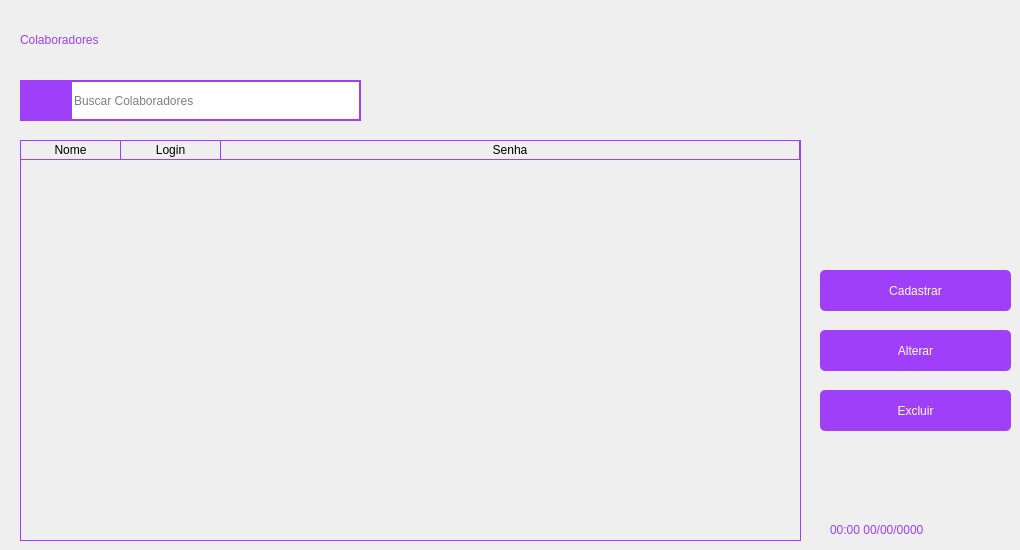
      <widget class="QWidget" name="pg_colaboradores">
       <widget class="QTableWidget" name="tabela_colaboradores">
        <property name="geometry">
         <rect>
          <x>20</x>
          <y>140</y>
          <width>781</width>
          <height>401</height>
         </rect>
        </property>
        <property name="styleSheet">
         <string notr="true">QTableWidget {
	gridline-color: #9f3ffa;;
	background-color: transparent;
	outline: 0;
	border: 1px solid #9f3ffa;
	border-top: 0px
	
}

QTableWidget::item:selected{
	background-color:#9f3ffa;;
}

QTableWidget::horizontalHeader {	
	background-color: #9f3ffa;
}

QHeaderView::section:horizontal
{
    border: 1px solid #9f3ffa;
	background-color: transparent;
	border-left: 0px;
	color: black;

}
</string>
        </property>
        <property name="frameShape">
         <enum>QFrame::Panel</enum>
        </property>
        <property name="frameShadow">
         <enum>QFrame::Sunken</enum>
        </property>
        <property name="editTriggers">
         <set>QAbstractItemView::SelectedClicked</set>
        </property>
        <property name="tabKeyNavigation">
         <bool>true</bool>
        </property>
        <property name="showDropIndicator" stdset="0">
         <bool>false</bool>
        </property>
        <property name="alternatingRowColors">
         <bool>false</bool>
        </property>
        <property name="selectionMode">
         <enum>QAbstractItemView::ExtendedSelection</enum>
        </property>
        <property name="gridStyle">
         <enum>Qt::SolidLine</enum>
        </property>
        <property name="sortingEnabled">
         <bool>true</bool>
        </property>
        <attribute name="horizontalHeaderCascadingSectionResizes">
         <bool>false</bool>
        </attribute>
        <attribute name="horizontalHeaderStretchLastSection">
         <bool>true</bool>
        </attribute>
        <attribute name="verticalHeaderVisible">
         <bool>false</bool>
        </attribute>
        <attribute name="verticalHeaderShowSortIndicator" stdset="0">
         <bool>false</bool>
        </attribute>
        <attribute name="verticalHeaderStretchLastSection">
         <bool>false</bool>
        </attribute>
        <column>
         <property name="text">
          <string>Nome</string>
         </property>
        </column>
        <column>
         <property name="text">
          <string>Login</string>
         </property>
        </column>
        <column>
         <property name="text">
          <string>Senha</string>
         </property>
        </column>
       </widget>
       <widget class="QLabel" name="lbl_titulo_colaboradores">
        <property name="geometry">
         <rect>
          <x>20</x>
          <y>20</y>
          <width>551</width>
          <height>41</height>
         </rect>
        </property>
        <property name="styleSheet">
         <string notr="true">font: 16pt &quot;Impact&quot;;
color: #9f3ffa;
</string>
        </property>
        <property name="text">
         <string>Colaboradores</string>
        </property>
        <property name="textFormat">
         <enum>Qt::AutoText</enum>
        </property>
        <property name="wordWrap">
         <bool>false</bool>
        </property>
        <property name="textInteractionFlags">
         <set>Qt::TextBrowserInteraction</set>
        </property>
       </widget>
       <widget class="QPushButton" name="btn_pesquisar_colaboradores">
        <property name="geometry">
         <rect>
          <x>20</x>
          <y>80</y>
          <width>51</width>
          <height>41</height>
         </rect>
        </property>
        <property name="styleSheet">
         <string notr="true">QPushButton {
border: 2px;
background-color: rgb(159, 63, 250);
color: white;

font: 10pt &quot;Montserrat&quot;;
outline: 0;
}

QPushButton:hover {
	background-color: rgb(197, 62, 255);
}
</string>
        </property>
        <property name="text">
         <string/>
        </property>
        <property name="icon">
         <iconset resource="../QRC/file_principal_rc.qrc">
          <normaloff>:/icones/lupa.png</normaloff>:/icones/lupa.png</iconset>
        </property>
        <property name="iconSize">
         <size>
          <width>25</width>
          <height>25</height>
         </size>
        </property>
       </widget>
       <widget class="QLineEdit" name="line_search_bar_colaboradores">
        <property name="geometry">
         <rect>
          <x>70</x>
          <y>80</y>
          <width>291</width>
          <height>41</height>
         </rect>
        </property>
        <property name="styleSheet">
         <string notr="true">border: 2px solid #9f3ffa;
font: 10pt &quot;Montserrat&quot;;</string>
        </property>
        <property name="cursorPosition">
         <number>0</number>
        </property>
        <property name="placeholderText">
         <string>Buscar Colaboradores</string>
        </property>
        <property name="clearButtonEnabled">
         <bool>true</bool>
        </property>
       </widget>
       <widget class="QPushButton" name="btn_exluir_colaboradores">
        <property name="geometry">
         <rect>
          <x>820</x>
          <y>390</y>
          <width>191</width>
          <height>41</height>
         </rect>
        </property>
        <property name="styleSheet">
         <string notr="true">QPushButton {
border: 2px;
background-color: rgb(159, 63, 250);
color: white;
border-radius: 5px;
font: 10pt &quot;Montserrat&quot;;
outline: 0;
}

QPushButton:hover {
	background-color: rgb(255, 17, 49);
}
</string>
        </property>
        <property name="text">
         <string>Excluir</string>
        </property>
       </widget>
       <widget class="QPushButton" name="btn_alterar_colaboradores">
        <property name="geometry">
         <rect>
          <x>820</x>
          <y>330</y>
          <width>191</width>
          <height>41</height>
         </rect>
        </property>
        <property name="styleSheet">
         <string notr="true">QPushButton {
border: 2px;
background-color: rgb(159, 63, 250);
color: white;
border-radius: 5px;
font: 10pt &quot;Montserrat&quot;;
outline: 0;
}

QPushButton:hover {
	background-color: rgb(197, 62, 255);
}
</string>
        </property>
        <property name="text">
         <string>Alterar</string>
        </property>
       </widget>
       <widget class="QPushButton" name="btn_cadastrar_colaboradores">
        <property name="geometry">
         <rect>
          <x>820</x>
          <y>270</y>
          <width>191</width>
          <height>41</height>
         </rect>
        </property>
        <property name="styleSheet">
         <string notr="true">QPushButton {
border: 2px;
background-color: rgb(159, 63, 250);
color: white;
border-radius: 5px;
font: 10pt &quot;Montserrat&quot;;
outline: 0;
}

QPushButton:hover {
	background-color: rgb(197, 62, 255);
}
</string>
        </property>
        <property name="text">
         <string>Cadastrar</string>
        </property>
       </widget>
       <widget class="QLabel" name="lbl_hora_data_colaboradores">
        <property name="geometry">
         <rect>
          <x>830</x>
          <y>520</y>
          <width>181</width>
          <height>21</height>
         </rect>
        </property>
        <property name="styleSheet">
         <string notr="true">font: 14pt &quot;Impact&quot;;
color: #9f3ffa;
</string>
        </property>
        <property name="text">
         <string>00:00 00/00/0000</string>
        </property>
        <property name="textFormat">
         <enum>Qt::AutoText</enum>
        </property>
        <property name="wordWrap">
         <bool>false</bool>
        </property>
        <property name="textInteractionFlags">
         <set>Qt::LinksAccessibleByKeyboard|Qt::LinksAccessibleByMouse</set>
        </property>
       </widget>
      </widget>
